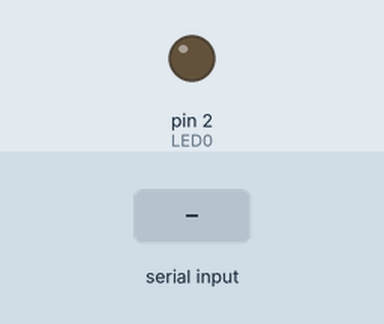
This sketch was run on a simulated Arduino Uno, built with avr-gcc and run on an emulated ATmega328P. Parts: output pins drawn as LEDs (lit = HIGH). Inputs (shaded band) come from the test bench. What the sketch prints to the serial monitor is not drawn.

Above: at 1.2 s.
1.3 s: "1" received over Serial
At 2.1 s:
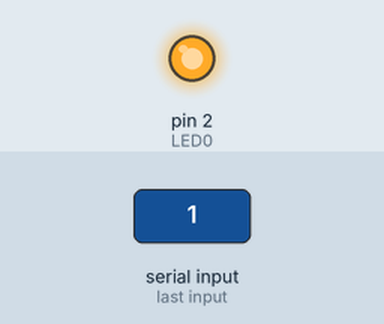
2.8 s: "2" received over Serial
At 3.3 s:
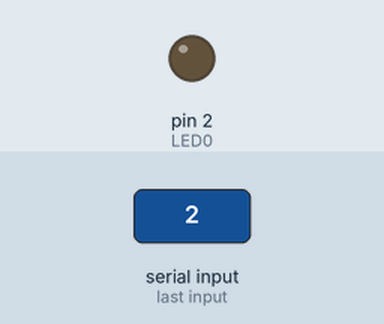
Timing chart, 0 to 5.8 s (numbered marks = the images above; inputs shaded):
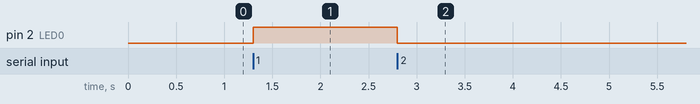

The sketch:

Ejercicio24Serial.ino
```cpp
const int LED0=2;
int datoEntrante=0;

void setup(){
  Serial.begin(9600);
  Serial.println("Hola Mundo");
  pinMode(LED0,OUTPUT);
}

void loop(){
  if(Serial.available()>0){
    datoEntrante=Serial.read();
    if(datoEntrante==49){
      digitalWrite(LED0,HIGH);
    }
    if(datoEntrante==50){
      digitalWrite(LED0,LOW);
    }
  }
}
```

Measured:
- after the input at 1.3 s, pin 2 (LED0): LOW → HIGH at once
- after the input at 2.8 s, pin 2 (LED0): HIGH → LOW at once
